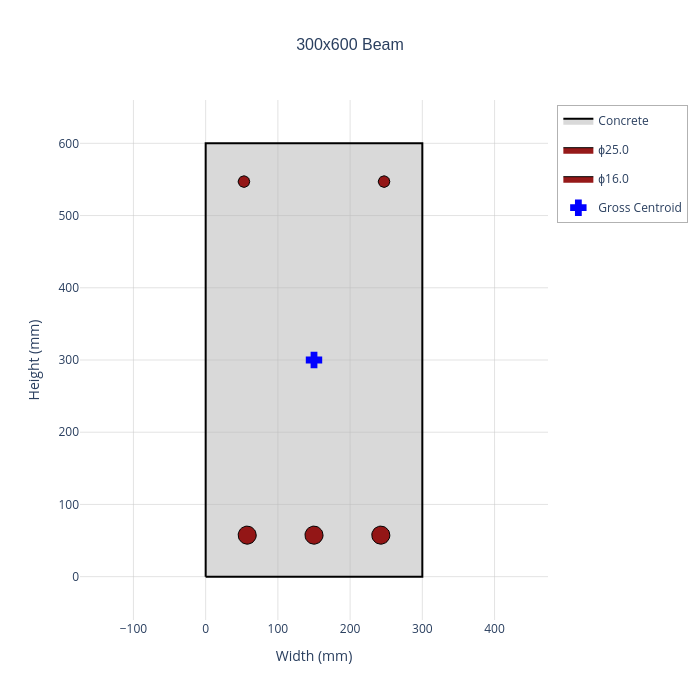

Notebook code for this chart:
### Markdown cell above
## 1. Create a Reinforced Concrete Section

We'll create a typical 300mm x 600mm rectangular beam section with:
- 3H25 tension reinforcement (bottom)
- 2H16 compression reinforcement (top)
- H10@200 shear links

### Code cell
# Section dimensions
width = 300  # mm
height = 600  # mm
cover = 35   # mm (to links, not the longitudinal bars)

# Create section
section = create_rectangular_section(
    width=width,
    height=height,
    section_name="300x600 Beam",
)

# Define reinforcement
link_diameter = 10
tension_bar_diameter = 25
compression_bar_diameter = 16

# Calculate bar positions (y-coordinate from bottom)
y_tension = cover + link_diameter + tension_bar_diameter / 2
y_compression = height - cover - link_diameter - compression_bar_diameter / 2

# Side cover for main bars
side_cover = cover + link_diameter

# Tension reinforcement (3H25 at bottom) - using create_linear_rebar_layer
tension_rebar = Rebar(diameter=tension_bar_diameter)
tension_layer = create_linear_rebar_layer(
    rebar=tension_rebar,
    n_bars=3,
    start_point=(side_cover + tension_bar_diameter / 2, y_tension),
    end_point=(width - side_cover - tension_bar_diameter / 2, y_tension),
)
section.add_rebar_group(tension_layer)

# Compression reinforcement (2H16 at top)
compression_rebar = Rebar(diameter=compression_bar_diameter)
compression_layer = create_linear_rebar_layer(
    rebar=compression_rebar,
    n_bars=2,
    start_point=(side_cover + compression_bar_diameter / 2, y_compression),
    end_point=(width - side_cover - compression_bar_diameter / 2, y_compression),
)
section.add_rebar_group(compression_layer)

# Shear reinforcement (H10@200, 2-leg links)
shear_rebar = ShearRebar(
    diameter=link_diameter,
    spacing=200,
    n_legs=2,
)

# Define concrete material
concrete = ConcreteMaterial(grade="C30/37")

section.plot()

print(f"Section: {section.section_name}")
print(f"Dimensions: {width}mm x {height}mm")
print(f"Concrete: {concrete.grade} (f_ck = {concrete.f_ck} MPa, f_cd = {concrete.f_cd:.2f} MPa)")
print(f"Tension steel: 3H{tension_bar_diameter} (A_s = {3 * tension_rebar.area:.0f} mm²)")
print(f"Compression steel: 2H{compression_bar_diameter} (A_s' = {2 * compression_rebar.area:.0f} mm²)")
print(f"Shear links: H{link_diameter}@{shear_rebar.spacing} ({shear_rebar.n_legs}-leg)")
print(f"Reinforcement ratio: {section.reinforcement_ratio:.3%}")

### Figure 1 — Plotly figure (JSON) as saved in the notebook; plotly's stock layout.template omitted (floating-point values rounded to 4 significant figures)
{"data": [{"fill": "toself", "fillcolor": "rgba(180, 180, 180, 0.5)", "hoverinfo": "text", "hoveron": "fills+points", "hovertext": "<b>Concrete Section</b><br>Section Name: 300x600 Beam<br>Gross I_xx: 5,400 x10⁶ mm⁴<br>Gross I_yy: 1,350 x10⁶ mm⁴<br>Reinforcement Ratio: 0.0104", "line": {"color": "black", "width": 2}, "mode": "lines", "name": "Concrete", "type": "scatter", "x": [0, 300, 300, 0, 0], "y": [0, 0, 600, 600, 0]}, {"fill": "toself", "fillcolor": "rgba(139, 0, 0, 0.9)", "hoverinfo": "text", "hoveron": "fills+points", "hovertext": "<b>Rebar</b><br>Diameter: ϕ25.0 mm<br>Grade: B500B<br>Area: 490.9 mm²<br>Position: (57.5, 57.5) mm<br>Total Steel Area: 1874.7 mm²", "legendgroup": "group_0", "line": {"color": "black", "width": 1}, "mode": "lines", "name": "ϕ25.0", "showlegend": true, "type": "scatter", "x": [70, 69.74, 68.99, 67.76, 66.11, 64.11, 61.84, 59.39, 56.87, 54.37, 52.0, 49.85, 48.02, 46.57, 45.57, 45.06, 45.06, 45.57, 46.57, 48.02, 49.85, 52.0, 54.37, 56.87, 59.39, 61.84, 64.11, 66.11, 67.76, 68.99, 69.74, 70], "y": [57.5, 60.02, 62.43, 64.64, 66.56, 68.11, 69.22, 69.86, 69.98, 69.6, 68.72, 67.38, 65.64, 63.57, 61.24, 58.76, 56.24, 53.76, 51.43, 49.36, 47.62, 46.28, 45.4, 45.02, 45.14, 45.78, 46.89, 48.44, 50.36, 52.57, 54.98, 57.5]}, {"fill": "toself", "fillcolor": "rgba(139, 0, 0, 0.9)", "hoverinfo": "text", "hoveron": "fills+points", "hovertext": "<b>Rebar</b><br>Diameter: ϕ25.0 mm<br>Grade: B500B<br>Area: 490.9 mm²<br>Position: (150.0, 57.5) mm<br>Total Steel Area: 1874.7 mm²", "legendgroup": "group_0", "line": {"color": "black", "width": 1}, "mode": "lines", "name": "ϕ25.0", "showlegend": false, "type": "scatter", "x": [162.5, 162.2, 161.5, 160.3, 158.6, 156.6, 154.3, 151.9, 149.4, 146.9, 144.5, 142.3, 140.5, 139.1, 138.1, 137.6, 137.6, 138.1, 139.1, 140.5, 142.3, 144.5, 146.9, 149.4, 151.9, 154.3, 156.6, 158.6, 160.3, 161.5, 162.2, 162.5], "y": [57.5, 60.02, 62.43, 64.64, 66.56, 68.11, 69.22, 69.86, 69.98, 69.6, 68.72, 67.38, 65.64, 63.57, 61.24, 58.76, 56.24, 53.76, 51.43, 49.36, 47.62, 46.28, 45.4, 45.02, 45.14, 45.78, 46.89, 48.44, 50.36, 52.57, 54.98, 57.5]}, {"fill": "toself", "fillcolor": "rgba(139, 0, 0, 0.9)", "hoverinfo": "text", "hoveron": "fills+points", "hovertext": "<b>Rebar</b><br>Diameter: ϕ25.0 mm<br>Grade: B500B<br>Area: 490.9 mm²<br>Position: (242.5, 57.5) mm<br>Total Steel Area: 1874.7 mm²", "legendgroup": "group_0", "line": {"color": "black", "width": 1}, "mode": "lines", "name": "ϕ25.0", "showlegend": false, "type": "scatter", "x": [255, 254.7, 254.0, 252.8, 251.1, 249.1, 246.8, 244.4, 241.9, 239.4, 237.0, 234.8, 233.0, 231.6, 230.6, 230.1, 230.1, 230.6, 231.6, 233.0, 234.8, 237.0, 239.4, 241.9, 244.4, 246.8, 249.1, 251.1, 252.8, 254.0, 254.7, 255], "y": [57.5, 60.02, 62.43, 64.64, 66.56, 68.11, 69.22, 69.86, 69.98, 69.6, 68.72, 67.38, 65.64, 63.57, 61.24, 58.76, 56.24, 53.76, 51.43, 49.36, 47.62, 46.28, 45.4, 45.02, 45.14, 45.78, 46.89, 48.44, 50.36, 52.57, 54.98, 57.5]}, {"fill": "toself", "fillcolor": "rgba(139, 0, 0, 0.9)", "hoverinfo": "text", "hoveron": "fills+points", "hovertext": "<b>Rebar</b><br>Diameter: ϕ16.0 mm<br>Grade: B500B<br>Area: 201.1 mm²<br>Position: (53.0, 547.0) mm<br>Total Steel Area: 1874.7 mm²", "legendgroup": "group_1", "line": {"color": "black", "width": 1}, "mode": "lines", "name": "ϕ16.0", "showlegend": true, "type": "scatter", "x": [61, 60.84, 60.35, 59.57, 58.51, 57.23, 55.78, 54.21, 52.59, 50.99, 49.48, 48.1, 46.93, 46.01, 45.37, 45.04, 45.04, 45.37, 46.01, 46.93, 48.1, 49.48, 50.99, 52.59, 54.21, 55.78, 57.23, 58.51, 59.57, 60.35, 60.84, 61], "y": [547, 548.6, 550.2, 551.6, 552.8, 553.8, 554.5, 554.9, 555.0, 554.7, 554.2, 553.3, 552.2, 550.9, 549.4, 547.8, 546.2, 544.6, 543.1, 541.8, 540.7, 539.8, 539.3, 539.0, 539.1, 539.5, 540.2, 541.2, 542.4, 543.8, 545.4, 547]}, {"fill": "toself", "fillcolor": "rgba(139, 0, 0, 0.9)", "hoverinfo": "text", "hoveron": "fills+points", "hovertext": "<b>Rebar</b><br>Diameter: ϕ16.0 mm<br>Grade: B500B<br>Area: 201.1 mm²<br>Position: (247.0, 547.0) mm<br>Total Steel Area: 1874.7 mm²", "legendgroup": "group_1", "line": {"color": "black", "width": 1}, "mode": "lines", "name": "ϕ16.0", "showlegend": false, "type": "scatter", "x": [255, 254.8, 254.4, 253.6, 252.5, 251.2, 249.8, 248.2, 246.6, 245.0, 243.5, 242.1, 240.9, 240.0, 239.4, 239.0, 239.0, 239.4, 240.0, 240.9, 242.1, 243.5, 245.0, 246.6, 248.2, 249.8, 251.2, 252.5, 253.6, 254.4, 254.8, 255], "y": [547, 548.6, 550.2, 551.6, 552.8, 553.8, 554.5, 554.9, 555.0, 554.7, 554.2, 553.3, 552.2, 550.9, 549.4, 547.8, 546.2, 544.6, 543.1, 541.8, 540.7, 539.8, 539.3, 539.0, 539.1, 539.5, 540.2, 541.2, 542.4, 543.8, 545.4, 547]}, {"hoverinfo": "text", "hovertext": "<b>Gross Centroid</b><br>Position: (150.0, 300.0) mm<br>Gross Area: 180,000 mm²", "marker": {"color": "blue", "line": {"color": "blue", "width": 2}, "size": 12, "symbol": "cross"}, "mode": "markers", "name": "Gross Centroid", "type": "scatter", "x": [150], "y": [300]}], "layout": {"height": 700, "hovermode": "closest", "legend": {"bgcolor": "rgba(255, 255, 255, 0.8)", "bordercolor": "rgba(0, 0, 0, 0.3)", "borderwidth": 1, "x": 1.02, "xanchor": "left", "y": 0.99, "yanchor": "top"}, "plot_bgcolor": "white", "showlegend": true, "title": {"font": {"family": "Arial, sans-serif", "size": 16}, "text": "300x600 Beam", "x": 0.5, "xanchor": "center"}, "width": 700, "xaxis": {"gridcolor": "rgba(200, 200, 200, 0.5)", "range": [-30, 330], "scaleanchor": "y", "scaleratio": 1, "showgrid": true, "title": {"text": "Width (mm)"}, "zeroline": false}, "yaxis": {"gridcolor": "rgba(200, 200, 200, 0.5)", "range": [-60, 660], "showgrid": true, "title": {"text": "Height (mm)"}, "zeroline": false}}}
